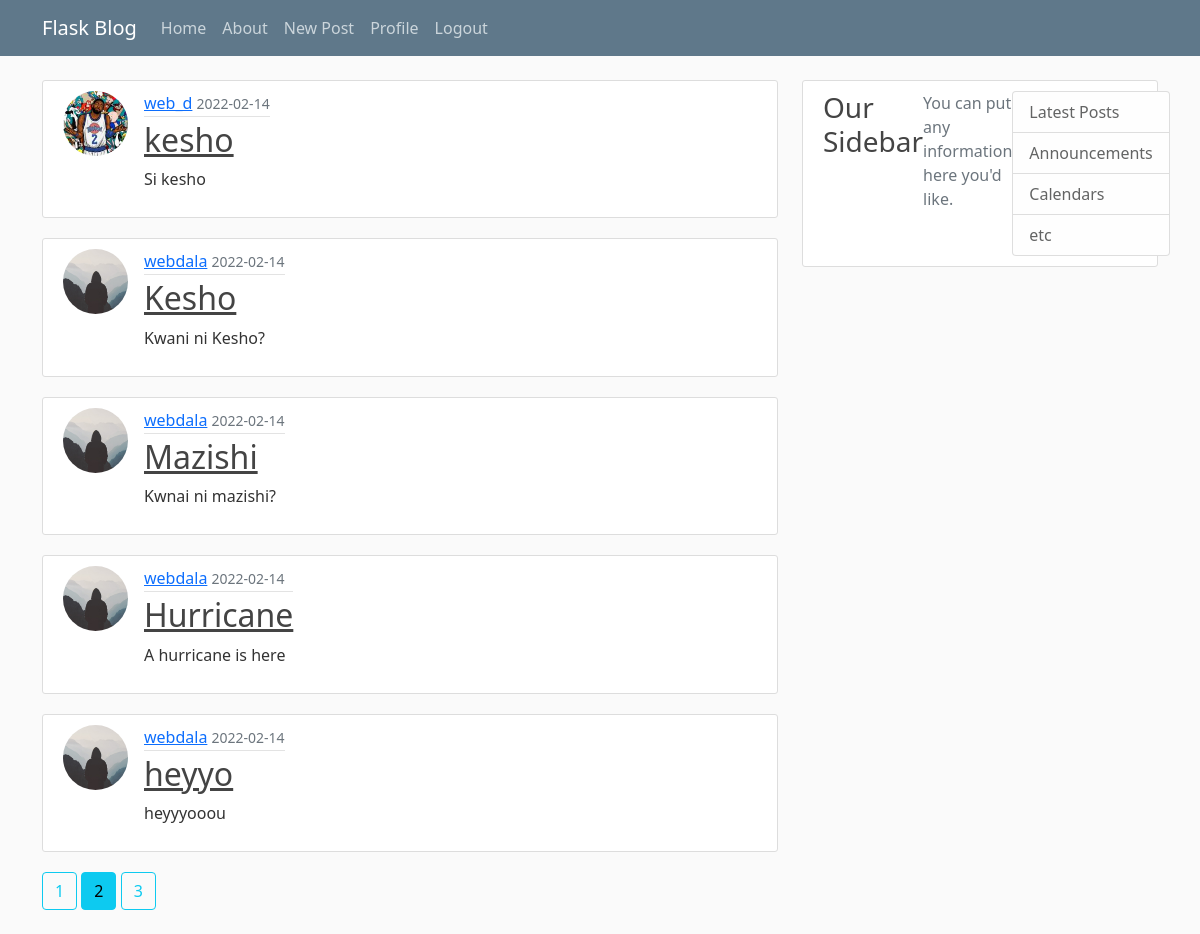
/home?page=2 (signed in), run on the app's committed database.
### flaskblog/posts/models.py (models this page shows, shortened)
class Post(db.Model):
    id = db.Column(db.Integer, primary_key=True)
    title = db.Column(db.String(100), nullable=False)
    date_posted = db.Column(db.DateTime, nullable=False, default=datetime.utcnow)
    content = db.Column(db.Text, nullable=False)
    user_id = db.Column(db.Integer, db.ForeignKey('user.id'), nullable=False)

### flaskblog/users/models.py (models this page shows, shortened)
class User(db.Model, UserMixin):
    id = db.Column(db.Integer, primary_key=True)
    username = db.Column(db.String(20), unique=True, nullable=False)
    email = db.Column(db.String(120), unique=True, nullable=False)
    image_file = db.Column(db.String(20), nullable=False, default='default.jpg')
    password = db.Column(db.String(60), nullable=False)
    posts = db.relationship('Post', backref='author', lazy=True)

### flaskblog/main/routes.py (the view)
@main.route('/')
@main.route('/home')
def home():
    page = request.args.get('page', 1, type=int)
    posts = Post.query.order_by(Post.date_posted.desc()).paginate(page=page, per_page=5)
    return render_template('home.html', posts=posts)

### flaskblog/users/models.py (called while the page is built)
@login_manager.user_loader
def load_user(user_id): # loads the currend user using user id stored in session
    return User.query.get(int(user_id))

### flaskblog/templates/home.html
{% extends 'layout.html' %}
{% block content %}
    {% for post in posts.items %}
    <article class="media content-section">
      <div>
        <img src="{{ url_for('static', filename='profile_pics/' + post.author.image_file) }}" alt="profile-pic" class="rounded-circle article-img">
      </div>
      <div class="media-body">
        <div class="article-metadata">
          <a class="mr-2" href="{{ url_for('users.account', username=post.author.username) }}">{{ post.author.username }}</a>
          <small class="text-muted">{{ post.date_posted.strftime('%Y-%m-%d') }}</small>
        </div>
        <h2><a class="article-title" href="{{ url_for('posts.post', post_id=post.id) }}">{{ post.title }}</a></h2>
        <p class="article-content">{{ post.content }}</p>
      </div>
    </article>
    {% endfor %}
    {% for page_num in posts.iter_pages(left_edge=1, right_edge=1, left_current=1, right_current=2) %}
      {% if page_num %}
        {% if page_num == posts.page %}
          <a href="{{ url_for('main.home', page=page_num) }}" class="btn btn-info mb-4">{{page_num}}</a>
        {% else %}
          <a href="{{ url_for('main.home', page=page_num) }}" class="btn btn-outline-info mb-4">{{page_num}}</a>
        {% endif %}
      {% else %}
        ...
      {% endif %}
    {% endfor %}
{% endblock %}

### flaskblog/static/main.css (style rules this page uses)
body { background: #fafafa; color: #333333; margin-top: 5rem; }
h1, h2, h3, h4, h5, h6 { color: #444444; }
.content-section { background: #ffffff; padding: 10px 20px; border: 1px solid #dddddd; border-radius: 3px; margin-bottom: 20px; display: flex; }
.article-title { color: #444444; }
.article-content { white-space: pre-line; }
.article-img { height: 65px; width: 65px; margin-right: 16px; }
.article-metadata { padding-bottom: 1px; margin-bottom: 4px; border-bottom: 1px solid #e3e3e3 }

### data on the page
Post: image_file (picture), author.username "web_d", date_posted "2022-02-14", title "kesho", content "Si kesho"
Post: image_file (placeholder picture), author.username "webdala", date_posted "2022-02-14", title "Kesho", content "Kwani ni Kesho?"
Post: image_file (placeholder picture), author.username "webdala", date_posted "2022-02-14", title "Mazishi", content "Kwnai ni mazishi?"
Post: image_file (placeholder picture), author.username "webdala", date_posted "2022-02-14", title "Hurricane", content "A hurricane is here"
Post: image_file (placeholder picture), author.username "webdala", date_posted "2022-02-14", title "heyyo", content "heyyyooou"

### other printed values
{{ page_num }} "1" "3"
{{ page_num }} "2"
